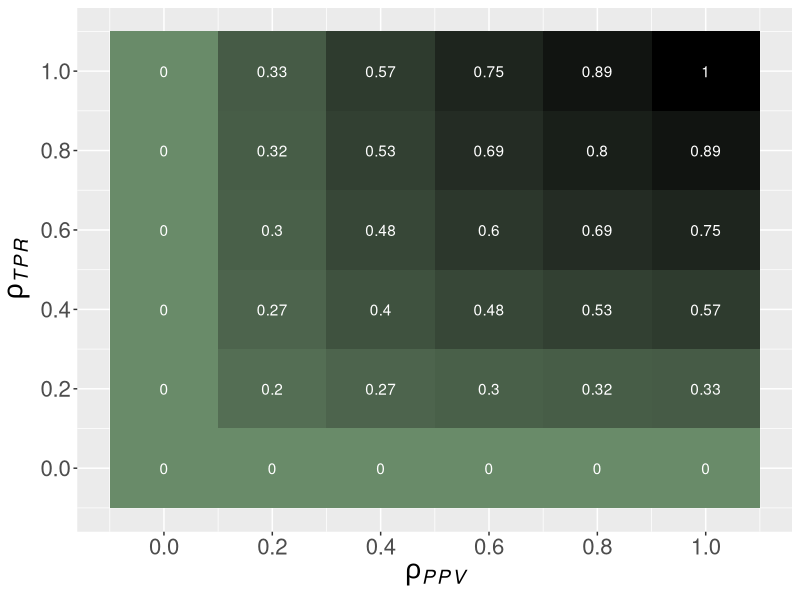

R code for this plot:
# PREREQ -----------------------------------------------------------------------

library(data.table)
library(ggplot2)

# DATA -------------------------------------------------------------------------

tpr <- ppv <- seq(0L, 1L, by = 0.2)

compute_f_1 <- function(ppv, tpr) {
  f_1 <- 2 * ppv * tpr / (ppv + tpr)
  ifelse(is.na(f_1), 0, f_1)}

scores <- data.table::data.table(expand.grid(tpr, ppv))
data.table::setnames(scores, c("tpr", "ppv"))
scores[, f_1 := compute_f_1(ppv, tpr)]

# PLOT -------------------------------------------------------------------------

p <- ggplot2::ggplot(scores, aes(x = ppv, y = tpr, fill = f_1)) +
  geom_tile() +
  geom_text(aes(label = round(f_1, 2L)), color = "white") +
  scale_fill_gradient(
    low = "darkseagreen4",
    high = "black") +
  scale_x_continuous(breaks = ppv) +
  scale_y_continuous(breaks = tpr) +
  xlab(expression(paste(italic(rho[PPV])))) +
  ylab(expression(paste(italic(rho[TPR])))) +
  theme(text = element_text(size = 20L), legend.position = "none")

ggsave("../figure/eval_mclass_roc.pdf", p, height = 4L, width = 4L)
